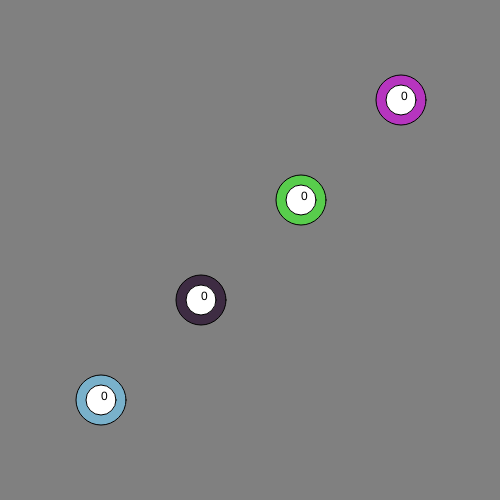
Frame 1 (no input)
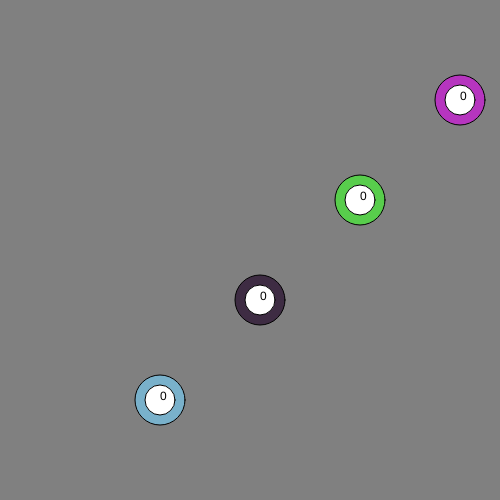
Frame 60 (no input)
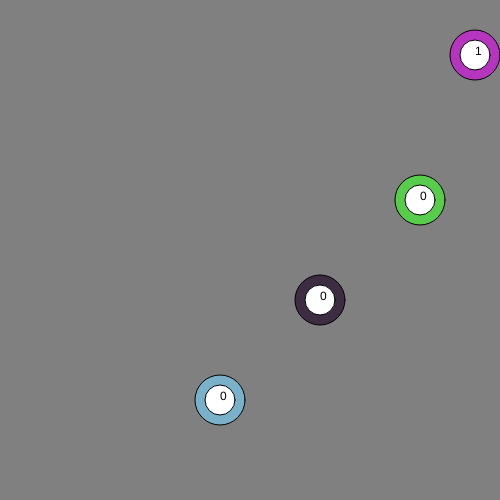
Frame 120 (the mouse pressed at the canvas centre since frame 60)

The p5.js sketch that drew these frames (run headless with seeded random() and noise() and a simulated clock; from frame 60 on, the mouse is pressed at the canvas centre):

// p5.js sketch
// ── sketch.js
// two edge hugger objects
let hugger1, hugger2, hugger3, hugger4;

function setup() {
    createCanvas(500, 500);

    // construct our two hugger objects
    hugger1 = new EdgeHugger(400, 100);
    hugger2 = new EdgeHugger(300, 200);
    hugger3 = new EdgeHugger(200, 300);
    hugger4 = new EdgeHugger(100, 400);
}

function draw() {
    background(128);

    // ask each hugger to move
    hugger1.move();
    hugger2.move();
    hugger3.move();
    hugger4.move();

    // ask each hugger to display
    hugger1.display();
    hugger2.display();
    hugger3.display();
    hugger4.display();
}

class EdgeHugger {

    constructor(x, y) {
        // all EdgeHugger objects should keep track of their own position
        this.xPos = x;
        this.yPos = y;

        // all EdgeHugger objects have four states:
        // 0 = move right
        // 1 = move up
        // 2 = move left
        // 3 = move down
        // we can keep track of this information using a property
        this.state = 0;

        // keep track of our own color too (randomized)
        this.r = random(255);
        this.g = random(255);
        this.b = random(255);
    }

    // display function
    display() {
        // draw our circle
        fill(this.r, this.g, this.b);
        ellipse(this.xPos, this.yPos, 50, 50);

        // draw our state value - for debugging purposes
        fill(255);
        ellipse(this.xPos, this.yPos, 30, 30);
        fill(0);
        text(this.state, this.xPos, this.yPos);
    }

    // move function
    move() {
        // we need to move based on our "state" variable

        // this is the move right state
        if (this.state == 0) {
            this.xPos += 1;

            // check to see if we need to move out of this state
            if (this.xPos >= width - 25) {
                // time to move to state 1!
                this.xPos = width - 25;
                this.state = 1;
            }
        }

        // this is the move up state
        else if (this.state == 1) {
            this.yPos -= 1;

            // check to see if we need to move out of this state
            if (this.yPos <= 25) {
                // time to move to state 2!
                this.yPos = 25;
                this.state = 2;
            }
        }

        // this is the move left state
        else if (this.state == 2) {
            this.xPos -= 1;

            // check to see if we need to move out of this state
            if (this.xPos <= 25) {
                // time to move to state 3!
                this.xPos = 25;
                this.state = 3;
            }
        }

        // this is the move down state
        else if (this.state == 3) {
            this.yPos += 1;

            // check to see if we need to move out of this state
            if (this.yPos >= height - 25) {
                // time to move BACK to state 0!
                this.yPos = height - 25;
                this.state = 0;
            }
        }
    }
}
